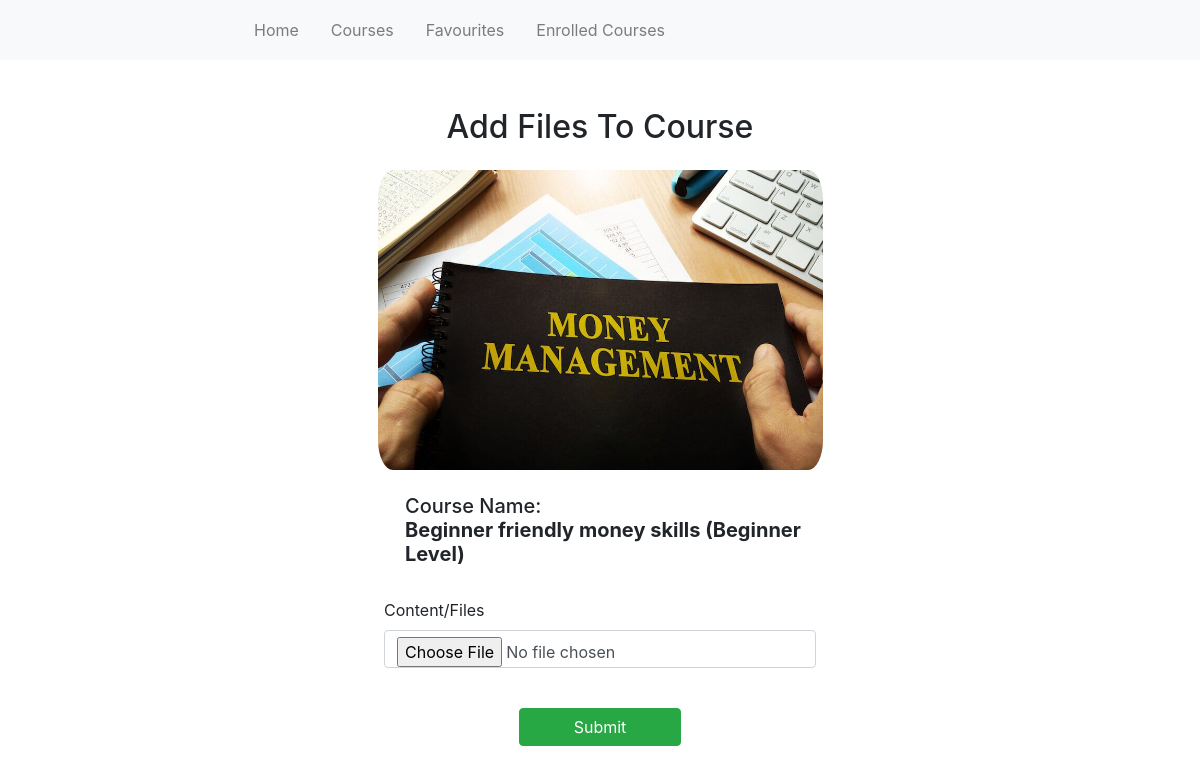
The app's page /add/files/2/ with its own data.
### LearnOnline_App/models.py (models this page shows)
class Course(models.Model):
    title = models.CharField(max_length=500)
    description = models.TextField()
    image = models.ImageField(upload_to="course_covers/")
    creation_date = models.DateTimeField(auto_now_add=True)
    duration = models.CharField(max_length=300, blank=True, null=True)
    author = models.ForeignKey(User, on_delete=models.CASCADE)
    favourite = models.ManyToManyField(User, related_name='favourite', blank=True)

### LearnOnline_App/views.py (the view, shortened to what this page needs)
# urls.py: path('add/files/<str:pk>/', add_files_to_course, name="addFiles"),
def add_files_to_course(request, pk):
    course = Course.objects.get(id=pk)
    context = {"form": FilesForm, "course": course}
    return render(request, "AddFilesToCourse.html", context=context)

### LearnOnline_App/templates/AddFilesToCourse.html (shortened to what this page needs)
<!doctype html>
<html lang="en">
<head>
    <link rel="stylesheet" href="https://cdn.jsdelivr.net/npm/bootstrap@4.1.3/dist/css/bootstrap.min.css"
>
    <link rel="stylesheet" href="https://cdn.jsdelivr.net/npm/bootstrap-icons@1.7.2/font/bootstrap-icons.css">
    <link rel="stylesheet" href="https://cdnjs.cloudflare.com/ajax/libs/font-awesome/4.7.0/css/font-awesome.min.css">
</head>
<header>
    <nav class="navbar navbar-expand-lg navbar-light bg-light" style="height:60px">
        <div class="container w-75">
            <img src="https://i.ibb.co/Srb6XHV/logo-200x200-removebg-preview-1.png" alt="LOGO" height="140px"
                 class="mt-3">
            <div class="collapse navbar-collapse" id="navbarNav">
                <ul class="navbar-nav">
                    <li class="nav-item m-2">
                        <a class="nav-link" href="{% url 'home' %}">Home</a>
                    </li>
                    <li class="nav-item m-2">
                        <a class="nav-link" href="{% url 'courses' %}">Courses</a>
                    </li>
                    <li class="nav-item m-2">
                        <a class="nav-link" href="{% url 'course_favourite_list' %}">Favourites</a>
                    </li>
                    <li class="nav-item m-2">
                        <a class="nav-link" href="{% url 'my-courses' %}">Enrolled Courses</a>
                    </li>
                </ul>
            </div>
        </div>
    </nav>
</header>
<div class="container w-50 mt-5">
    <h2 class="display-5" style="text-align: center">Add Files To Course</h2>
    <form method="post" enctype="multipart/form-data">
        <div class="container" style="align-items: center;">
            <div class="row">
                <img class="card-img-top mt-3 mb-4 col-10" src="{{ MEDIA_URL }}{{ course.image.url }}"
                     alt="Card image cap"
                     height="300px"
                     style="border-radius:30px; display: block; margin-left: auto; margin-right: auto; width: 50%;">
            </div>
            <div class="row" style="display: block; margin-left: auto; margin-right: auto; width: 90%;">
                <h5 class="ml-5">Course Name:
                    <br>
                    <span style="font-weight: bold;">{{course.title}}</span></h5>
            </div>
            <br>
            <div class="form-group" style="display: block; margin-left: auto; margin-right: auto; width: 80%;">
                <label for="exampleFormControlTextarea1" class="form-label">Content/Files</label>
                {{form.files}}
            </div>
            <br>
            <button type="submit" class="btn btn-success"
                    style="display: block; margin-left: auto; margin-right: auto; width: 30%;">Submit
            </button>
        </div>
    </form>
</div>
</html>

### records on screen
Course: image (picture), title "Beginner friendly money skills (Beginner Level)"
